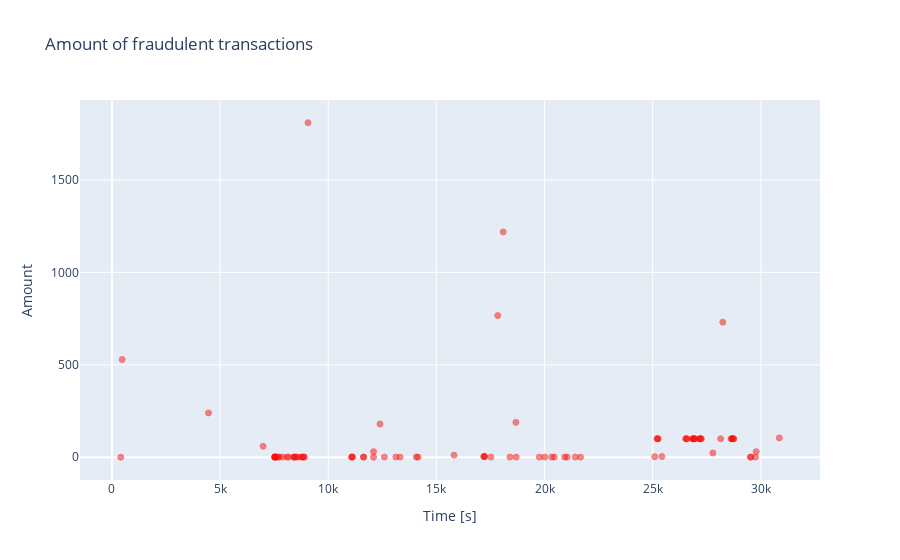

Notebook cell for this chart:
### Code cell
fraud = data_df.loc[data_df['Class'] == 1]

trace = go.Scatter(
    x = fraud['Time'],y = fraud['Amount'],
    name="Amount",
     marker=dict(
                color='rgb(238,23,11)',
                line=dict(
                    color='red',
                    width=1),
                opacity=0.5,
            ),
    text= fraud['Amount'],
    mode = "markers"
)
data = [trace]
layout = dict(title = 'Amount of fraudulent transactions',
          xaxis = dict(title = 'Time [s]', showticklabels=True),
          yaxis = dict(title = 'Amount'),
          hovermode='closest'
         )
fig = dict(data=data, layout=layout)
iplot(fig, filename='fraud-amount')

### Figure 1 — Plotly figure (JSON) as saved in the notebook; plotly's stock layout.template omitted (floating-point values rounded to 4 significant figures)
{"data": [{"marker": {"color": "rgb(238,23,11)", "line": {"color": "red", "width": 1}, "opacity": 0.5}, "mode": "markers", "name": "Amount", "text": [0, 529, 239.9, 59, 1, 1, 1, 1, 1, 1, 1, 1, 1, 1, 1, 1, 1, 1, 1, 1, 1, 1.1, 1, 1, 1810.0, 1, 1, 1, 1, 1, 0, 30.39, 179.7, 1, 1, 1, 1, 1, 11.39, 3.79, 3.79, 3.93, 1, 766.4, 1219.0, 1, 188.8, 1, 1, 1, 1, 1, 1, 1, 1, 1, 3.12, 99.99, 99.99, 99.99, 3.76, 99.99, 99.99, 99.99, 99.99, 99.99, 99.99, 99.99, 99.99, 99.99, 99.99, 99.99, 99.99, 23.36, 99.99, 730.9, 99.99, 99.99, 99.99, 99.99, 99.99, 0.68, 0.68, 0.68, 30.3, 104.8], "x": [406, 472, 4462, 6986, 7519, 7526, 7535, 7543, 7551, 7610, 7672, 7740, 7891, 8090, 8169, 8408, 8415, 8451, 8528, 8614, 8757, 8808, 8878, 8886, 9064, 11080, 11092, 11131, 11629, 11635, 12093, 12095, 12393, 12597, 13126, 13323, 14073, 14152, 15817, 17187, 17220, 17230, 17520, 17838, 18088, 18399, 18675, 18690, 19762, 20011, 20332, 20451, 20931, 21046, 21419, 21662, 25095, 25198, 25231, 25254, 25426, 26523, 26556, 26585, 26833, 26863, 26899, 26931, 26961, 27163, 27187, 27219, 27252, 27784, 28143, 28242, 28625, 28658, 28692, 28726, 28755, 29526, 29531, 29753, 29785, 30852], "y": [0, 529, 239.9, 59, 1, 1, 1, 1, 1, 1, 1, 1, 1, 1, 1, 1, 1, 1, 1, 1, 1, 1.1, 1, 1, 1810.0, 1, 1, 1, 1, 1, 0, 30.39, 179.7, 1, 1, 1, 1, 1, 11.39, 3.79, 3.79, 3.93, 1, 766.4, 1219.0, 1, 188.8, 1, 1, 1, 1, 1, 1, 1, 1, 1, 3.12, 99.99, 99.99, 99.99, 3.76, 99.99, 99.99, 99.99, 99.99, 99.99, 99.99, 99.99, 99.99, 99.99, 99.99, 99.99, 99.99, 23.36, 99.99, 730.9, 99.99, 99.99, 99.99, 99.99, 99.99, 0.68, 0.68, 0.68, 30.3, 104.8], "type": "scatter"}], "layout": {"hovermode": "closest", "title": {"text": "Amount of fraudulent transactions"}, "xaxis": {"showticklabels": true, "title": {"text": "Time [s]"}}, "yaxis": {"title": {"text": "Amount"}}}}
